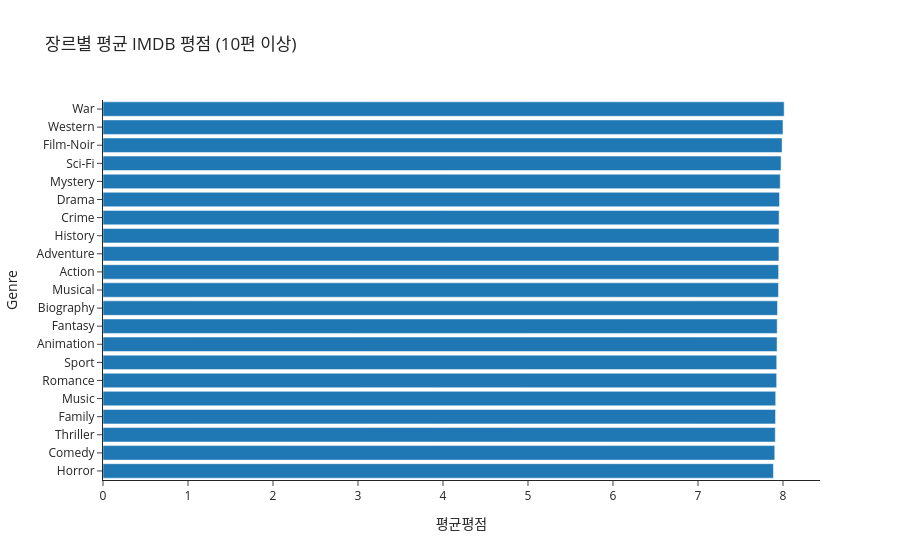

Notebook code for this chart:
### Code cell
# C1. 장르별 평균 IMDB 평점 수평 막대 (10편 이상만)
genre_summary = (
    imdb_genre.groupby('Genre').agg(
        평균평점=('IMDB_Rating',"mean"),
        영화수=("Series_Title", "count")
    )
    .reset_index()
)

genre_summary = genre_summary[genre_summary['영화수'] >= 10]

genre_summary = genre_summary.sort_values('평균평점')

fig = px.bar(
    genre_summary,
    x='평균평점',
    y='Genre',
    orientation='h',
    title='장르별 평균 IMDB 평점 (10편 이상)',
    hover_data=['영화수'],
    template='simple_white'
)

fig.show()
fig.write_html('C1_genre_rating.html')

### Figure 1 — Plotly figure (JSON) as saved in the notebook; plotly's stock layout.template omitted (floating-point values rounded to 4 significant figures)
{"data": [{"customdata": [[32], [233], [137], [56], [35], [125], [19], [82], [66], [109], [17], [189], [196], [56], [209], [724], [99], [67], [19], [20], [51]], "hovertemplate": "평균평점=%{x}<br>Genre=%{y}<br>영화수=%{customdata[0]}<extra></extra>", "legendgroup": "", "marker": {"color": "#1F77B4", "pattern": {"shape": ""}}, "name": "", "orientation": "h", "showlegend": false, "textposition": "auto", "type": "bar", "x": [7.888, 7.903, 7.909, 7.913, 7.914, 7.926, 7.926, 7.93, 7.932, 7.936, 7.947, 7.949, 7.952, 7.954, 7.955, 7.959, 7.968, 7.978, 7.989, 8.0, 8.014], "xaxis": "x", "y": ["Horror", "Comedy", "Thriller", "Family", "Music", "Romance", "Sport", "Animation", "Fantasy", "Biography", "Musical", "Action", "Adventure", "History", "Crime", "Drama", "Mystery", "Sci-Fi", "Film-Noir", "Western", "War"], "yaxis": "y"}], "layout": {"barmode": "relative", "legend": {"tracegroupgap": 0}, "title": {"text": "장르별 평균 IMDB 평점 (10편 이상)"}, "xaxis": {"anchor": "y", "domain": [0, 1], "title": {"text": "평균평점"}}, "yaxis": {"anchor": "x", "domain": [0, 1], "title": {"text": "Genre"}}}}
